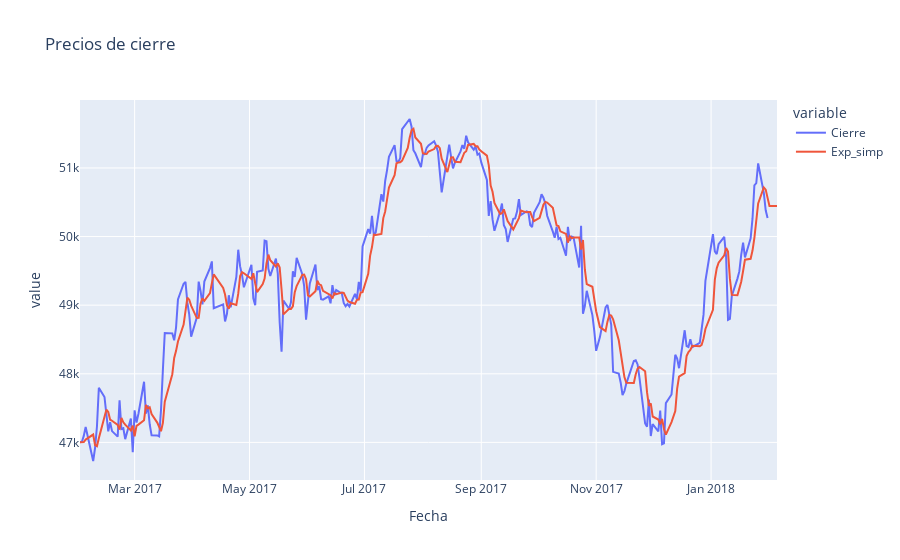

The notebook cell saved with this chart:
### Code cell
fig = px.line(cierre_exp_simpl, x = "Fecha", y = ["Cierre", 'Exp_simp'], title = 'Precios de cierre')
fig.show()

### Figure 1 — Plotly figure (JSON) as saved in the notebook; plotly's stock layout.template omitted (floating-point values rounded to 4 significant figures; data arrays with more than 128 entries replaced by an {"elided": "..."} marker saying what was removed)
{"data": [{"hovertemplate": "variable=Cierre<br>Fecha=%{x}<br>value=%{y}<extra></extra>", "legendgroup": "Cierre", "line": {"color": "#636efa", "dash": "solid"}, "marker": {"symbol": "circle"}, "mode": "lines", "name": "Cierre", "orientation": "v", "showlegend": true, "type": "scatter", "x": {"elided": "257 str values"}, "xaxis": "x", "y": {"elided": "257 float values"}, "yaxis": "y"}, {"hovertemplate": "variable=Exp_simp<br>Fecha=%{x}<br>value=%{y}<extra></extra>", "legendgroup": "Exp_simp", "line": {"color": "#EF553B", "dash": "solid"}, "marker": {"symbol": "circle"}, "mode": "lines", "name": "Exp_simp", "orientation": "v", "showlegend": true, "type": "scatter", "x": {"elided": "257 str values"}, "xaxis": "x", "y": {"elided": "257 float values"}, "yaxis": "y"}], "layout": {"legend": {"title": {"text": "variable"}, "tracegroupgap": 0}, "title": {"text": "Precios de cierre"}, "xaxis": {"anchor": "y", "domain": [0, 1], "title": {"text": "Fecha"}}, "yaxis": {"anchor": "x", "domain": [0, 1], "title": {"text": "value"}}}}
